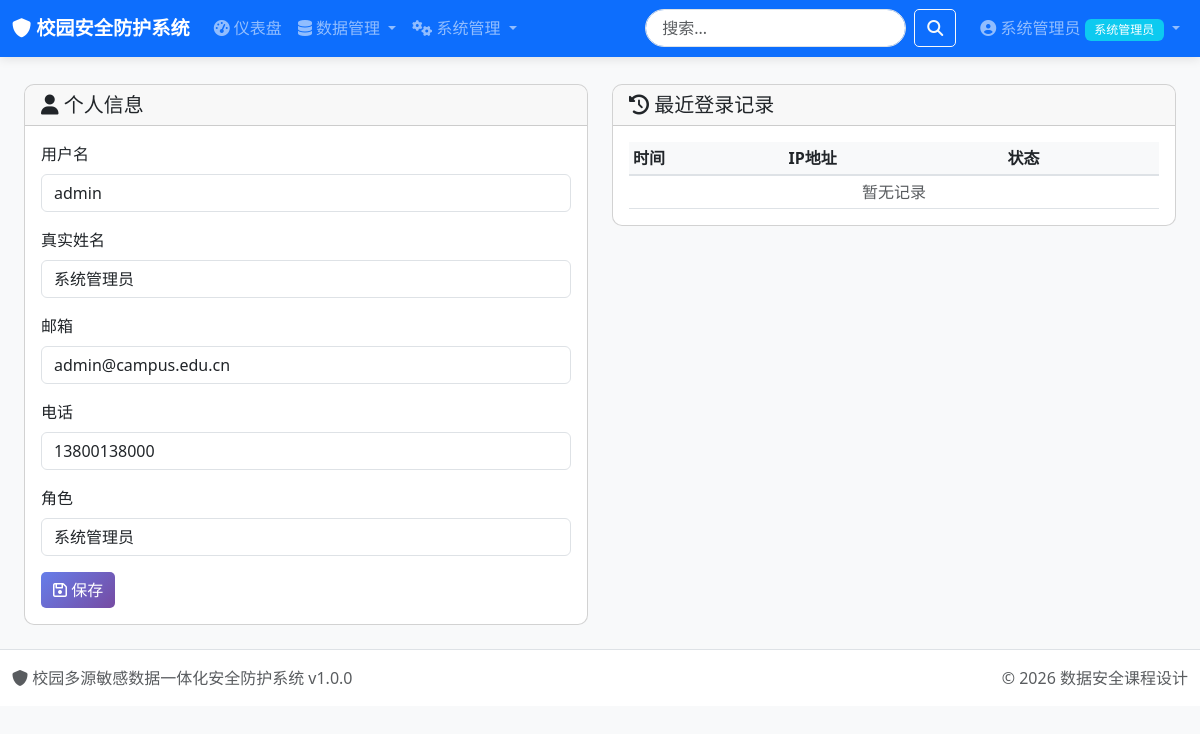
Page /auth/profile (signed in) on the committed database.
### tables this page shows
CREATE TABLE users (
                id INTEGER PRIMARY KEY AUTOINCREMENT,
                username VARCHAR(50) UNIQUE NOT NULL,
                password_hash VARCHAR(256) NOT NULL,
                salt VARCHAR(64) NOT NULL,
                real_name VARCHAR(50),
                email VARCHAR(100),
                phone VARCHAR(20),
                role_id INTEGER NOT NULL DEFAULT 3,
                department VARCHAR(100),
                position VARCHAR(50),
                status INTEGER DEFAULT 1,
                login_attempts INTEGER DEFAULT 0,
                last_login DATETIME,
                last_login_ip VARCHAR(45),
                password_changed_at DATETIME DEFAULT CURRENT_TIMESTAMP,
                created_at DATETIME DEFAULT CURRENT_TIMESTAMP,
                updated_at DATETIME DEFAULT CURRENT_TIMESTAMP,
                created_by INTEGER,
                FOREIGN KEY (role_id) REFERENCES roles(id)
            );

CREATE TABLE roles (
                id INTEGER PRIMARY KEY AUTOINCREMENT,
                name VARCHAR(50) UNIQUE NOT NULL,
                code VARCHAR(50) UNIQUE NOT NULL,
                description VARCHAR(200),
                level INTEGER DEFAULT 0,
                status INTEGER DEFAULT 1,
                created_at DATETIME DEFAULT CURRENT_TIMESTAMP,
                updated_at DATETIME DEFAULT CURRENT_TIMESTAMP
            );

### app/routes/auth.py (the view)
@auth_bp.route('/profile')
@login_required
def profile():
    return render_template('auth/profile.html', title='个人信息')

### app.py (called while the page is built)
@login_manager.user_loader
def load_user(user_id):
    return User.get(user_id)

def register_context_processors():
    @app.context_processor
    def inject_now():
        return {'now': datetime.now()}
    @app.context_processor
    def inject_config():
        return {'config': Config}

### core/auth.py (called while the page is built)
    @property
    def is_authenticated(self) -> bool:
        return True

    def get_role(self) -> Dict[str, Any]:
        if self._role is None:
            from core.database import get_db
            db = get_db()
            self._role = db.fetch_one(
                "SELECT * FROM roles WHERE id = ?",
                (self.role_id,)
            )
        return self._role

    def get_permissions(self) -> List[str]:
        if self._permissions is None:
            from core.database import get_db
            db = get_db()
            results = db.fetch_all(
                """
                SELECT p.code
                FROM permissions p
                JOIN role_permissions rp ON p.id = rp.permission_id
                WHERE rp.role_id = ?
                """,
                (self.role_id,)
            )
            self._permissions = [r['code'] for r in results]
        return self._permissions

    def has_permission(self, permission: str) -> bool:
        return permission in self.get_permissions()

    @staticmethod
    def get(user_id: int) -> Optional['User']:
        from core.database import get_db
        db = get_db()
        user_data = db.fetch_one(
            "SELECT * FROM users WHERE id = ?",
            (user_id,)
        )
        return User(user_data) if user_data else None

### core/database.py (called while the page is built, shortened)
def get_db() -> DatabaseManager:
    if _db_manager is None:
        raise RuntimeError("数据库未初始化，请先调用 init_database()")
    return _db_manager

    def get_connection(self) -> sqlite3.Connection:
        return _local.connection

    def fetch_one(self, query: str, params: tuple = None) -> Optional[Dict]:
        conn = self.get_connection()
        cursor = conn.cursor()
        if params:
            cursor.execute(query, params)
        else:
            cursor.execute(query)
        row = cursor.fetchone()
        return dict(row) if row else None

    def fetch_all(self, query: str, params: tuple = None) -> List[Dict]:
        conn = self.get_connection()
        cursor = conn.cursor()
        if params:
            cursor.execute(query, params)
        else:
            cursor.execute(query)
        rows = cursor.fetchall()
        return [dict(row) for row in rows]

### templates/auth/profile.html (shortened to what this page needs)
{% extends "base.html" %}
{% block content %}
<div class="container-fluid">
    <div class="row">
        <div class="col-md-6">
            <div class="card">
                <div class="card-header">
                    <h5 class="card-title mb-0"><i class="fa fa-user"></i> 个人信息</h5>
                </div>
                <div class="card-body">
                    <form method="POST">
                        <div class="mb-3">
                            <label class="form-label">用户名</label>
                            <input type="text" class="form-control" value="{{ current_user.username }}" readonly>
                        </div>
                        <div class="mb-3">
                            <label for="real_name" class="form-label">真实姓名</label>
                            <input type="text" class="form-control" id="real_name" name="real_name"
                                   value="{{ current_user.real_name or '' }}">
                        </div>
                        <div class="mb-3">
                            <label for="email" class="form-label">邮箱</label>
                            <input type="email" class="form-control" id="email" name="email"
                                   value="{{ current_user.email or '' }}">
                        </div>
                        <div class="mb-3">
                            <label for="phone" class="form-label">电话</label>
                            <input type="tel" class="form-control" id="phone" name="phone"
                                   value="{{ current_user.phone or '' }}">
                        </div>
                        <div class="mb-3">
                            <label class="form-label">角色</label>
                            <input type="text" class="form-control"
                                   value="{{ current_user.get_role().name if current_user.get_role() else '无' }}" readonly>
                        </div>
                        <button type="submit" class="btn btn-primary">
                            <i class="fa fa-save"></i> 保存
                        </button>
                    </form>
                </div>
            </div>
        </div>
        <div class="col-md-6">
            <div class="card">
                <div class="card-header">
                    <h5 class="card-title mb-0"><i class="fa fa-history"></i> 最近登录记录</h5>
                </div>
                <div class="card-body">
                    <div class="table-responsive">
                        <table class="table table-sm">
                            <thead>
                                <tr>
                                    <th>时间</th>
                                    <th>IP地址</th>
                                    <th>状态</th>
                                </tr>
                            </thead>
                            <tbody>
                                {% for log in login_logs %}
                                <tr>
                                    <td>{{ log.login_time }}</td>
                                    <td>{{ log.ip_address }}</td>
                                    <td>
                                        {% if log.success %}
                                        <span class="badge bg-success">成功</span>
                                        {% else %}
                                        <span class="badge bg-danger">失败</span>
                                        {% endif %}
                                    </td>
                                </tr>
                                {% else %}
                                <tr>
                                    <td colspan="3" class="text-center text-muted">暂无记录</td>
                                </tr>
                                {% endfor %}
                            </tbody>
                        </table>
                    </div>
                </div>
            </div>
        </div>
    </div>
</div>
{% endblock %}

### templates/base.html (shortened to what this page needs)
<!DOCTYPE html>
<html lang="zh-CN">
<head>
    <link href="https://cdn.jsdelivr.net/npm/bootstrap@5.3.0/dist/css/bootstrap.min.css" rel="stylesheet">
    <link href="https://cdn.jsdelivr.net/npm/font-awesome@4.7.0/css/font-awesome.min.css" rel="stylesheet">
    <link href="{{ url_for('static', filename='css/style.css') }}" rel="stylesheet">
</head>
<body class="bg-light">
    <nav class="navbar navbar-expand-lg navbar-dark bg-primary fixed-top">
        <div class="container-fluid">
            <a class="navbar-brand" href="{{ url_for('main.index') }}">
                <i class="fa fa-shield"></i> 校园安全防护系统
            </a>
            <div class="collapse navbar-collapse" id="navbarNav">
                <ul class="navbar-nav me-auto">
                    <li class="nav-item">
                        <a class="nav-link" href="{{ url_for('main.dashboard') }}">
                            <i class="fa fa-dashboard"></i> 仪表盘
                        </a>
                    </li>
                    <li class="nav-item dropdown">
                        <a class="nav-link dropdown-toggle" href="#" data-bs-toggle="dropdown">
                            <i class="fa fa-database"></i> 数据管理
                        </a>
                    </li>
                    {% if current_user.is_authenticated and current_user.has_permission('user:view') %}
                    <li class="nav-item dropdown">
                        <a class="nav-link dropdown-toggle" href="#" data-bs-toggle="dropdown">
                            <i class="fa fa-cogs"></i> 系统管理
                        </a>
                    </li>
                    {% endif %}
                </ul>
                <form class="d-flex me-3" action="{{ url_for('main.search') }}" method="get">
                    <input class="form-control me-2" type="search" name="q" placeholder="搜索..."
                        value="{{ request.args.get('q', '') }}">
                    <button class="btn btn-outline-light" type="submit">
                        <i class="fa fa-search"></i>
                    </button>
                </form>
                <ul class="navbar-nav">
                    {% if current_user.is_authenticated %}
                    <li class="nav-item dropdown">
                        <a class="nav-link dropdown-toggle" href="#" data-bs-toggle="dropdown">
                            <i class="fa fa-user-circle"></i>
                            {{ current_user.real_name or current_user.username }}
                            {% if current_user.get_role() %}
                            <span class="badge bg-info">{{ current_user.get_role()['name'] }}</span>
                            {% endif %}
                        </a>
                    </li>
                    {% else %}
                    <li class="nav-item">
                        <a class="nav-link" href="{{ url_for('auth.login') }}">
                            <i class="fa fa-sign-in"></i> 登录
                        </a>
                    </li>
                    {% endif %}
                </ul>
            </div>
        </div>
    </nav>
    <main class="container-fluid py-4" style="margin-top: 60px;">
        {% block content %}{% endblock %}
    </main>
    <footer class="footer mt-auto py-3 bg-white border-top">
        <div class="container-fluid">
            <div class="row">
                <div class="col-md-6">
                    <span class="text-muted">
                        <i class="fa fa-shield"></i> 校园多源敏感数据一体化安全防护系统 v1.0.0
                    </span>
                </div>
                <div class="col-md-6 text-end">
                    <span class="text-muted">
                        © 2026 数据安全课程设计
                    </span>
                </div>
            </div>
        </div>
    </footer>
</body>
</html>

### static/css/style.css (style rules this page uses)
:root { --primary-color: #667eea; --secondary-color: #764ba2; --success-color: #28a745; --danger-color: #dc3545; --warning-color: #ffc107; --info-color: #17a2b8; }
body { font-family: 'Segoe UI', 'Microsoft YaHei', sans-serif; background-color: #f5f7fa; min-height: 100vh; }
.navbar { box-shadow: 0 2px 10px rgba(0, 0, 0, 0.1); }
.navbar-brand { font-weight: 600; font-size: 1.2rem; }
.nav-link { transition: all 0.3s ease; }
.card { border-radius: 10px; transition: all 0.3s ease; }
.card-header { border-radius: 10px 10px 0 0 !important; }
.table { margin-bottom: 0; }
.table th { font-weight: 600; background-color: #f8f9fa; border-bottom: 2px solid #dee2e6; }
.table td { vertical-align: middle; }
.btn { border-radius: 5px; transition: all 0.3s ease; }
.btn-primary { background: linear-gradient(135deg, #667eea 0%, #764ba2 100%); border: none; }
.badge { font-weight: 500; padding: 0.4em 0.8em; }
.footer { background-color: white; border-top: 1px solid #e9ecef; }
.form-control[type="search"] { border-radius: 20px; padding-left: 1rem; }

### rows in the picture
users: real_name "系统管理员", username "admin", email "admin@campus.edu.cn", phone "13800138000"
roles: name "系统管理员", get_role "系统管理员"
